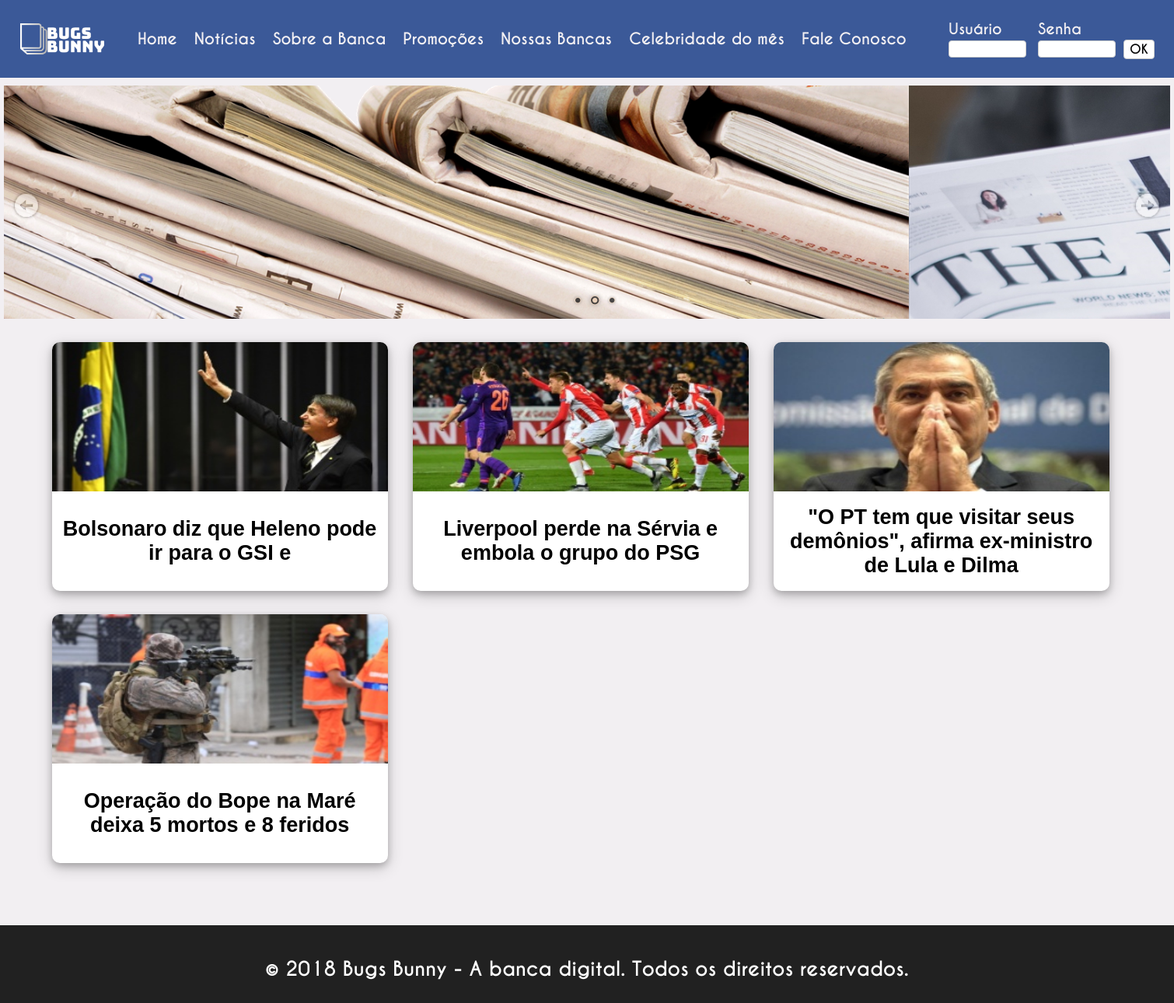
The app's page /noticias.php, older data.
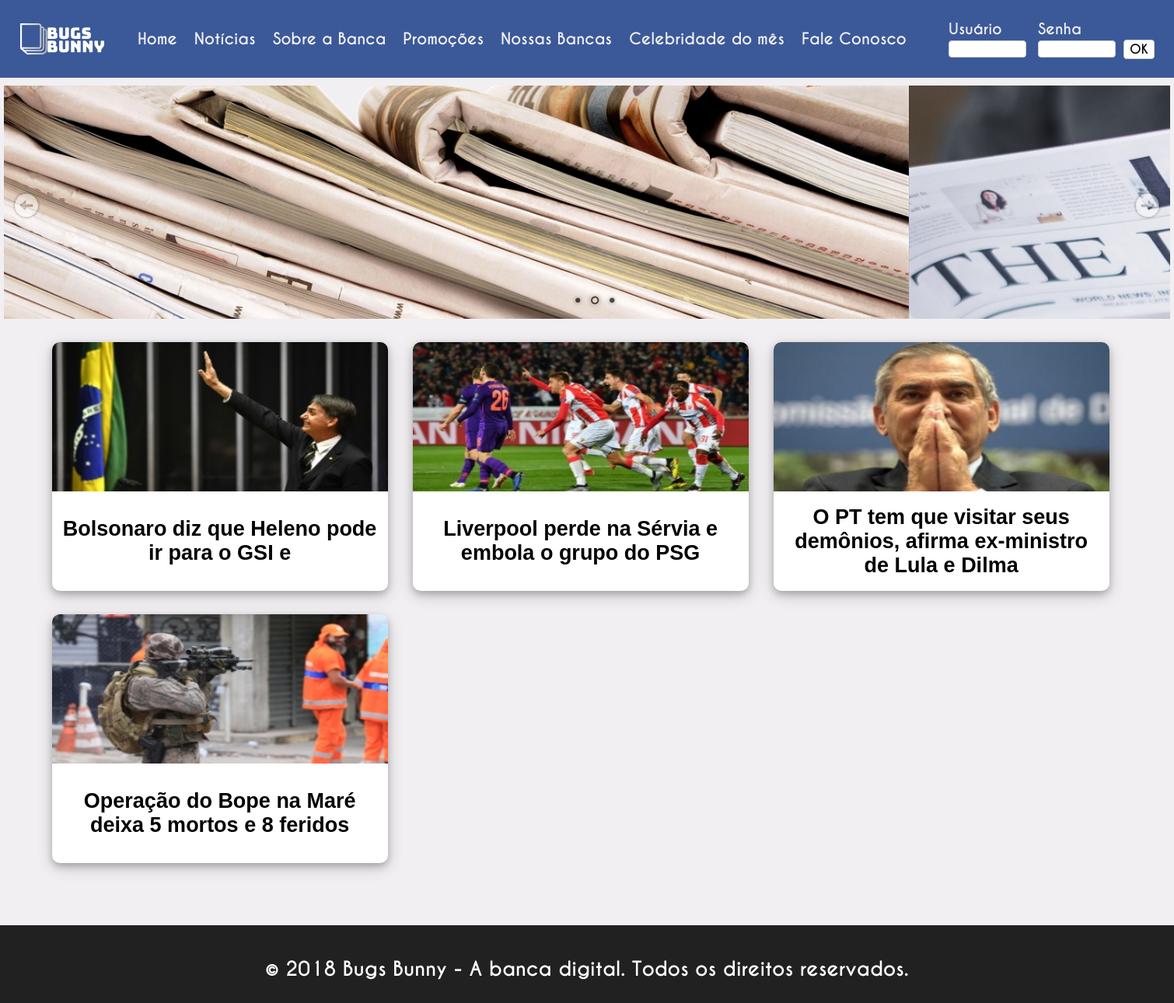
The same page, newer data.
### tables this page shows
CREATE TABLE `tbl_noticias` (
  `idNoticia` int(11) NOT NULL AUTO_INCREMENT,
  `titulo` varchar(255) NOT NULL,
  `foto` text NOT NULL,
  `status` int(11) NOT NULL,
  PRIMARY KEY (`idNoticia`)
);

### noticias.php (the view, shortened to what this page needs)
<?php
    $conexao = conexaoBD();
?>
<!DOCTYPE html>
<html lang="pt">
<head>
    <link rel="stylesheet" type="text/css" href="css/style.css">
    <link rel="stylesheet" type="text/css" href="engine1/style.css" />
</head>
<body>
    <header>
        <div id="caixa_cabecalho">
            <div id="logo_Banca"></div>
            <nav id="menu_principal">
                <div class="itens_menu"><a href="index.php">Home</a></div>
                <div class="itens_menu"><a href="noticias.php">Notícias</a></div>
                <div class="itens_menu"><a href="sobre.php">Sobre a Banca</a></div>
                <div class="itens_menu"><a href="promocoes.php">Promoções</a></div>
                <div class="itens_menu"><a href="nossas_bancas.php">Nossas Bancas</a></div>
                <div class="itens_menu"><a href="celebridade_do_mes.php">Celebridade do mês</a></div>
                <div class="itens_menu"><a href="fale_conosco.php">Fale Conosco</a></div>
            </nav>
            <div id="login">
                <form action="autenticar.php" method="post">
                    <div class="formulario">
                        <label>Usuário</label>
                        <br>
                        <input class="caixa_login" name="txtUsuario" type="text" required>
                    </div>
                    <div class="formulario">
                        <label>Senha</label>
                        <br>
                        <input class="caixa_login" name="txtSenha" type="password" required>
                    </div>
                    <div class="formulario">
                        <input name="btnLogin" type="submit" value="OK">
                    </div>
                </form>
            </div>
        </div>
    </header>
    <div id="principal_noticias" class="clearfix">
        <div id="wowslider-container1">
            <div class="ws_images">
                <ul>
                    <li><img src="data1/images/imagem1.png" alt="" title="" id="wows1_0" /></li>
                    <li><a href="http://wowslider.net"><img src="data1/images/imagem2.jpg" alt="bootstrap slideshow" title="imagem2" id="wows1_1" /></a></li>
                </ul>
            </div>
            <div class="ws_bullets">
                <div>
                    <a href="#" title=""><span><img src="data1/tooltips/imagem1.png" alt="" />1</span></a>
                    <a href="#" title="imagem2"><span><img src="data1/tooltips/imagem2.jpg" alt="imagem2" />2</span></a>
                    <a href="#" title="imagem3"><span><img src="data1/tooltips/imagem3.jpg" alt="imagem3" />3</span></a>
                </div>
            </div>
        </div>
        <div id="conteudo_noticias">
            <?php
                $sql = "SELECT * FROM tbl_noticias WHERE status = 0";
                $select  = mysqli_query($conexao, $sql);
                while($rsNoticias = mysqli_fetch_array($select)){
            ?>
            <div class="noticia">
                <div class="imagens_noticia">
                    <img src="cms/<?= $rsNoticias['foto'] ?>" class="imagens_conteudo" alt="<?= $rsNoticias['titulo'] ?>" title="<?= $rsNoticias['titulo'] ?>">
                </div>
                <div class="titulo_noticia">
                    <?= $rsNoticias['titulo'] ?>
                </div>
            </div>
            <?php } ?>
        </div>
    </div>
    <footer>
        <div id="conteudo_footer">
            © 2018 Bugs Bunny - A banca digital. Todos os direitos reservados.
        </div>
    </footer>
</body>
</html>

Row changes from the older to the newer data that the page shows:
changed tbl_noticias: titulo "\"O PT tem que visitar seus demônios\", afirma ex-ministro de Lula e Dilma" → "O PT tem que visitar seus demônios, afirma ex-ministro de Lula e Dilma"
